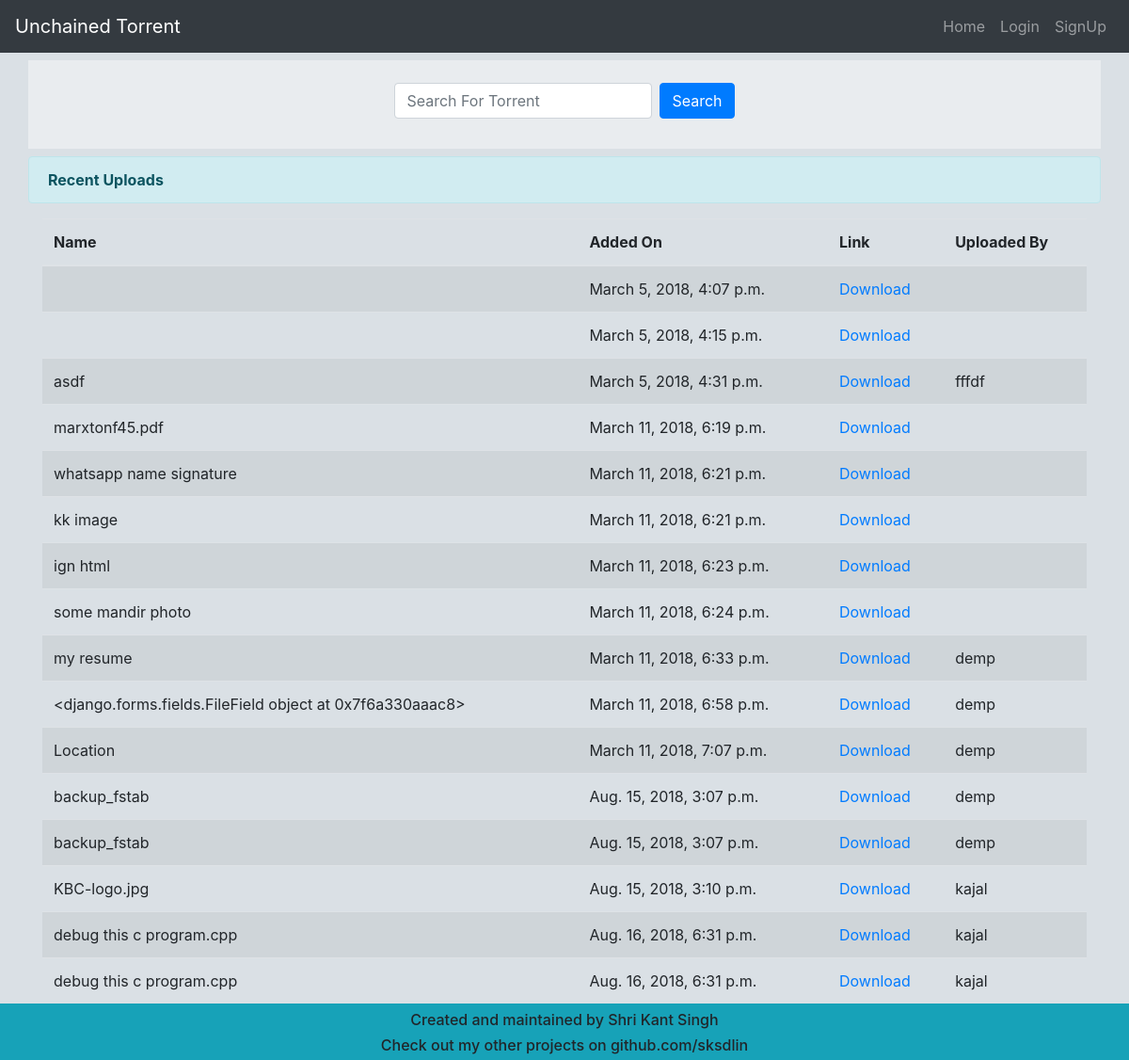
Before: / with the older database file.
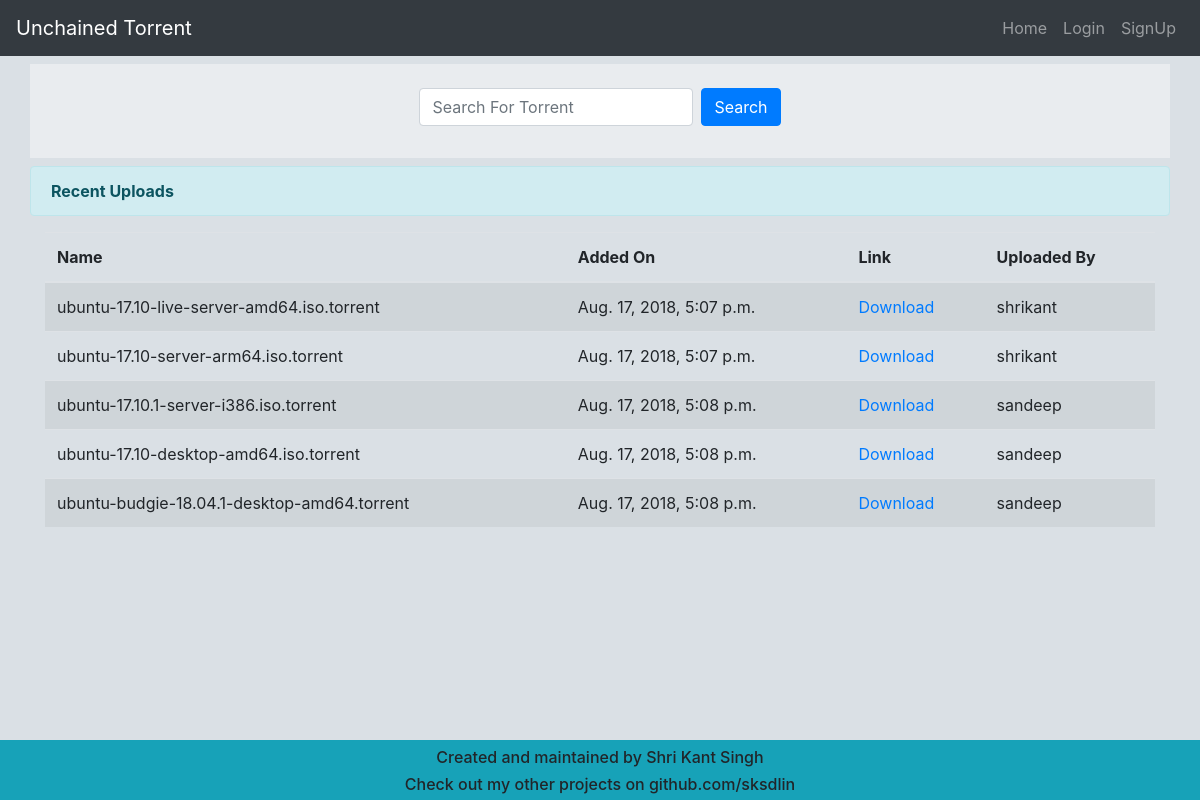
After: the same page with the newer database file.
### files/models.py (models this page shows)
class TorrentFile(models.Model):
    name = models.CharField(max_length=255)
    uploader = models.CharField(max_length=25)
    location = models.FileField(upload_to='torrents/')
    uploadTime = models.DateTimeField(auto_now = False, auto_now_add = True)

### files/views.py (the view)
# urls.py: url(r'^$', viewsFiles.index, name='home'),
def index(request):
    torrentFile = TorrentFile.objects.all()
    return render(request, 'index.html',{'tFiles':torrentFile})

### unchainedTorrent/templates/index.html
{%extends 'base.html'%}
{%block content%}
<div class="container d-flex justify-content-center jumbotron jumbotron-fluid my-2 py-4">
    <form class="form-inline" action="search" method="get" >
        <input class="form-control mb-2 mr-sm-2" id="inlineFormInputName2" type="text" name="q" placeholder="Search For Torrent">
        <button type="input" class="btn btn-primary  mb-2">Search</button>
    </form>
</div>
<div class="container alert alert-info" role="alert">
<strong>Recent Uploads</strong>
</div>
<div class="container">
    <table class="table table-striped">
        <thead>
            <tr>
                <th>Name</th>
                <th>Added On</th>
                <th>Link</th>
                <th>Uploaded By</th>
            </tr>
        </thead>
        <tbody>
            {% for tFile in tFiles %}
            <tr>
                <td>{{tFile.name}}</td>
                <td>{{tFile.uploadTime}}</td>
                <td><a href="media/{{tFile.location}}">Download</a</td>
                <td>{{tFile.uploader}}</td>
            </tr>
            {% endfor %}
        </tbody>
    </table>
</div>
{%endblock content%}

Changed rows visible on the page:
removed TorrentFile: uploadTime "March 5, 2018, 4:07 p.m."
removed TorrentFile: uploadTime "March 5, 2018, 4:15 p.m."
removed TorrentFile: name "asdf", uploadTime "March 5, 2018, 4:31 p.m.", uploader "fffdf"
removed TorrentFile: name "marxtonf45.pdf", uploadTime "March 11, 2018, 6:19 p.m."
removed TorrentFile: name "whatsapp name signature", uploadTime "March 11, 2018, 6:21 p.m."
removed TorrentFile: name "kk image", uploadTime "March 11, 2018, 6:21 p.m."
removed TorrentFile: name "ign html", uploadTime "March 11, 2018, 6:23 p.m."
removed TorrentFile: name "some mandir photo", uploadTime "March 11, 2018, 6:24 p.m."
removed TorrentFile: name "my resume", uploadTime "March 11, 2018, 6:33 p.m.", uploader "demp"
removed TorrentFile: name "<django.forms.fields.FileField object at 0x7f6a330aaac8>", uploadTime "March 11, 2018, 6:58 p.m.", uploader "demp"
removed TorrentFile: name "Location", uploadTime "March 11, 2018, 7:07 p.m.", uploader "demp"
removed TorrentFile: name "backup_fstab", uploadTime "Aug. 15, 2018, 3:07 p.m.", uploader "demp"
removed TorrentFile: name "backup_fstab", uploadTime "Aug. 15, 2018, 3:07 p.m.", uploader "demp"
removed TorrentFile: name "KBC-logo.jpg", uploadTime "Aug. 15, 2018, 3:10 p.m.", uploader "kajal"
removed TorrentFile: name "debug this c program.cpp", uploadTime "Aug. 16, 2018, 6:31 p.m.", uploader "kajal"
removed TorrentFile: name "debug this c program.cpp", uploadTime "Aug. 16, 2018, 6:31 p.m.", uploader "kajal"
added TorrentFile: name "ubuntu-17.10-live-server-amd64.iso.torrent", uploadTime "Aug. 17, 2018, 5:07 p.m.", uploader "shrikant"
added TorrentFile: name "ubuntu-17.10-server-arm64.iso.torrent", uploadTime "Aug. 17, 2018, 5:07 p.m.", uploader "shrikant"
added TorrentFile: name "ubuntu-17.10.1-server-i386.iso.torrent", uploadTime "Aug. 17, 2018, 5:08 p.m.", uploader "sandeep"
added TorrentFile: name "ubuntu-17.10-desktop-amd64.iso.torrent", uploadTime "Aug. 17, 2018, 5:08 p.m.", uploader "sandeep"
added TorrentFile: name "ubuntu-budgie-18.04.1-desktop-amd64.torrent", uploadTime "Aug. 17, 2018, 5:08 p.m.", uploader "sandeep"
